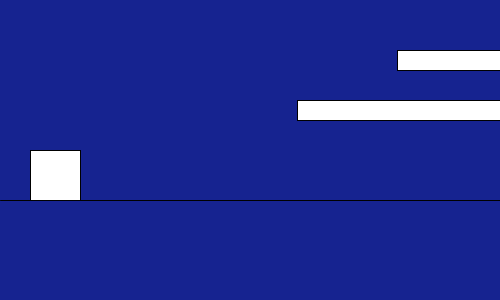
Frame 1 (no input)
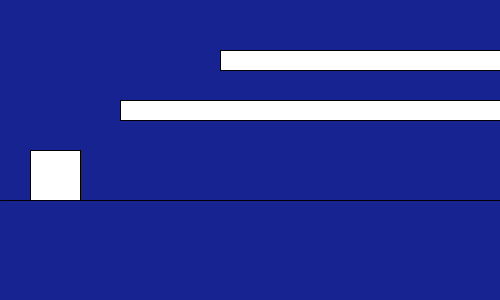
Frame 60 (the mouse pressed at the canvas centre just before this capture)
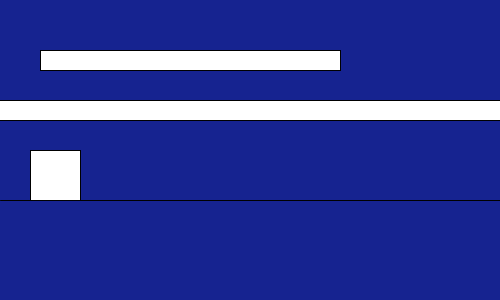
Frame 120 (the mouse held since frame 60 and released just before this capture)

The Processing sketch that drew these frames (run headless with seeded random() and noise(); from frame 60 on, the mouse is pressed at the canvas centre):

// Processing sketch: geometryDash_board_onboard_jumping
// ── geometryDash_board_onboard_jumping.pde
//GeometryDash 方塊在前進時,如何踩在方塊上,跳更高(到二樓的平台) (再繼續前進)
//平台結束時,會再掉回樓下一樓 (卡在安全的格子上!!!)
//(1)瑪麗歐是用陣列來決定(安全的)磚塊!!!
//int [][]bg={
//  {0,0,0,0,0,0},
//  {0,0,1,0,0,0},
//  {0,0,0,0,0,0},
//  {1,1,1,1,1,1},  
//};
//(2) 直接設開始、結束的 boardX[] boardY[]
int []boardX={300,400};//int [] boardX;
int []boardY={100,50};
int []boardW={800,300};//int [] boardW;
void setup(){
  size(500,300);
}
float x=30, y=150, vx=3, vy=0;
float scrolling=0;
boolean jumping=false, onBoard=false;
int boardID=0;//
void draw(){
  background(#162390);
  line(0,200,500,200);
  rect(x-scrolling,y,50,50);
  x += vx;
  if(jumping){
    y += vy;
    vy += 0.98;
    if(y>150){//著地
      y=150; vy=0; jumping=false;
    }
  }
  
  scrolling=(x-30);
  for(int i=0; i<2; i++){
    rect(boardX[i]-scrolling, boardY[i], boardW[i], 20);
    if(boardID==i){//我在某個板子上
      //但是離開它了!!!
      if(onBoard==true && (boardX[i]+boardW[i] < x) ){//本來在板子上,但x超過右邊界
        onBoard=false; jumping=true;//掉下來, 離開板子
      }
    }
    if( jumping && y+50<boardY[i] && y+50+vy>boardY[i] && boardX[i]<x+50 && x <boardX[i]+boardW[i] ){
      y=boardY[i]-50; vy=0; jumping=false; onBoard=true; boardID=i; //掉在長板子上
    }
  }
}
void keyPressed(){
  if(keyCode==UP){
    jumping=true;
    vy=-15;
  }
}
/*
float []badx,bubblex,bubbley,board,boardy;
int now,score;
void setup(){
  size(600,400);
  textSize(40);
  badx=new float[100];
  badx[0]=300+random(200,300);
  for(int i=1;i<100;i++){
    badx[i]=badx[i-1]+random(200,250);
  }
  board=new float[100];
  board[0]=500+random(200,300);
  for(int i=1;i<100;i++){
    board[i]=board[i-1]+random(350,600);
  }
  boardy=new float[100];
  boardy[0]=230;
  for(int i=1;i<100;i++){
    boardy[i]=boardy[i-1]+random(-30,10);
  }
  bubblex=new float[10];
  bubbley=new float[10];
  for(int i=0;i<10;i++){
    bubblex[i]=0;
    bubbley[i]=300;
  }
}
float usery=300, vy=0, bgx=0;
boolean gameOver=false;
void draw(){
  background(#FF0A7D);
  fill(#F5ADCF);
  for(int i=0;i<100;i++){
    now=i;
    if(collision()) gameOver=true;
    triangle(badx[i]-bgx,310,badx[i]-25-bgx,350,badx[i]+25-bgx,350);
}
  fill(#AD0051);
  for(int i=0;i<100;i++){
    rect(board[i]-bgx,boardy[i],150,20);
  }
  fill(#AD0051); rect(0,350,600,400);
  rect(150,usery,50,50);
  if(jumping){
    usery+=vy;
    vy+=0.98/2.5;
    if(usery>300){
      jumping=false;
      usery=300;
    }
  }
  for(int i=9;i>0;i--){
    bubblex[i]=bubblex[i-1];
    bubbley[i]=bubbley[i-1];
    ellipse(bubblex[i]+150-bgx,bubbley[i],10,10);
  }
  bubblex[0]=bgx;
  bubbley[0]=usery;
  bgx+=4;
  if(gameOver==false){
  score=millis()/1000;
  fill(0);
  text("score: "+score,200,50);
  }
  else if(gameOver){
    background(0);
    fill(255,0,0);
    text("Goog luck next time!",100,100);
    text("score: "+score,200,150);
  }
}
boolean jumping=false;
void keyPressed(){
  if(jumping==false){
    jumping=true;
    vy=-10;
  }
}
boolean collision(){
   boolean b1=insideTriangle(150,usery);
   boolean b2=insideTriangle(200,usery);
   boolean b3=insideTriangle(200,usery+50);
   boolean b4=insideTriangle(150,usery+50);
   if(b1 || b2 || b3 || b4) return true;
   else return false;
}
boolean insideTriangle(float x,float y){
    float c1=cross(x,y,badx[now]-bgx,310,badx[now]-25-bgx,350);
    float c2=cross(x,y,badx[now]-25-bgx,350,badx[now]+25-bgx,350);
    float c3=cross(x,y,badx[now]+25-bgx,350,badx[now]-bgx,310);
    if(c1>=0 && c2>=0 && c3>=0) return true;
    else return false;
}
float cross(float xp,float yp,float x0,float y0,float x1,float y1){
  return (xp-x0)*(y1-y0)-(yp-y0)*(x1-x0);
}*/
